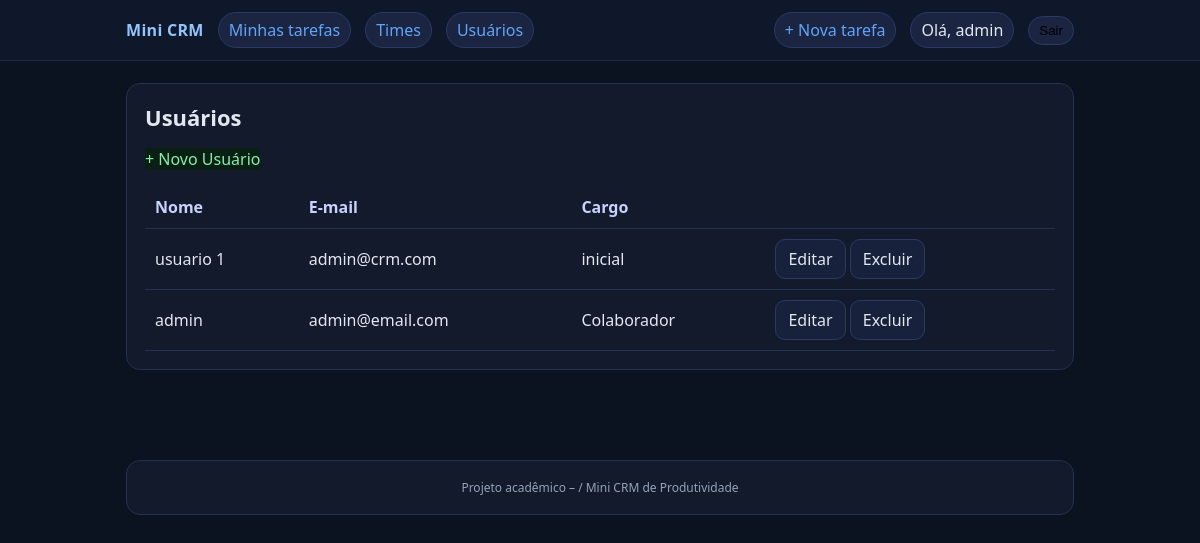
The app's page /tarefas/usuarios/lista/ (signed in), older data.
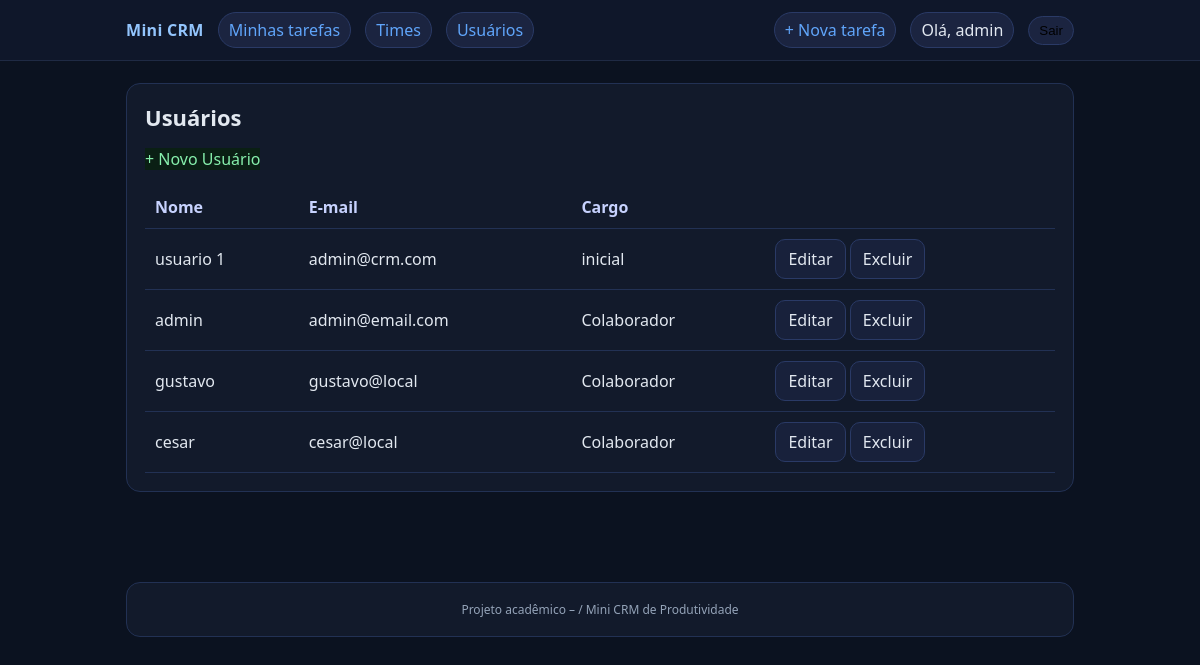
The same page, newer data.
### core/models.py (models this page shows, shortened)
class Usuario(models.Model):
    nome = models.CharField(max_length=100)
    email = models.EmailField()
    cargo = models.CharField(max_length=100)

### core/views.py (the view)
# urls.py: path('usuarios/lista/', UsuarioListView.as_view(), name='usuario_list'),
@method_decorator(staff_member_required, name='dispatch')
class UsuarioListView(ListView):
    model = Usuario
    template_name = 'usuario_list.html'
    context_object_name = 'usuarios'

### core/templates/usuario_list.html (shortened to what this page needs)
{% extends "base.html" %}
{% block content %}
  <div class="card">
    <h1>Usuários</h1>
    <p><a class="btn-ok" href="{% url 'usuario_create' %}">+ Novo Usuário</a></p>
    {% if usuarios %}
      <table class="table">
        <thead><tr><th>Nome</th><th>E-mail</th><th>Cargo</th><th></th></tr></thead>
        <tbody>
          {% for u in usuarios %}
          <tr>
            <td>{{ u.nome }}</td>
            <td>{{ u.email }}</td>
            <td>{{ u.cargo }}</td>
            <td>
              <a class="btn" href="{% url 'usuario_update' u.pk %}">Editar</a>
              <a class="btn" href="{% url 'usuario_delete' u.pk %}">Excluir</a>
            </td>
          </tr>
          {% endfor %}
        </tbody>
      </table>
    {% else %}
      <p class="empty">Nenhum usuário cadastrado.</p>
    {% endif %}
  </div>
{% endblock %}

Row changes from the older to the newer data that the page shows:
added Usuario: nome "gustavo", email "gustavo@local", cargo "Colaborador"
added Usuario: nome "cesar", email "cesar@local", cargo "Colaborador"
